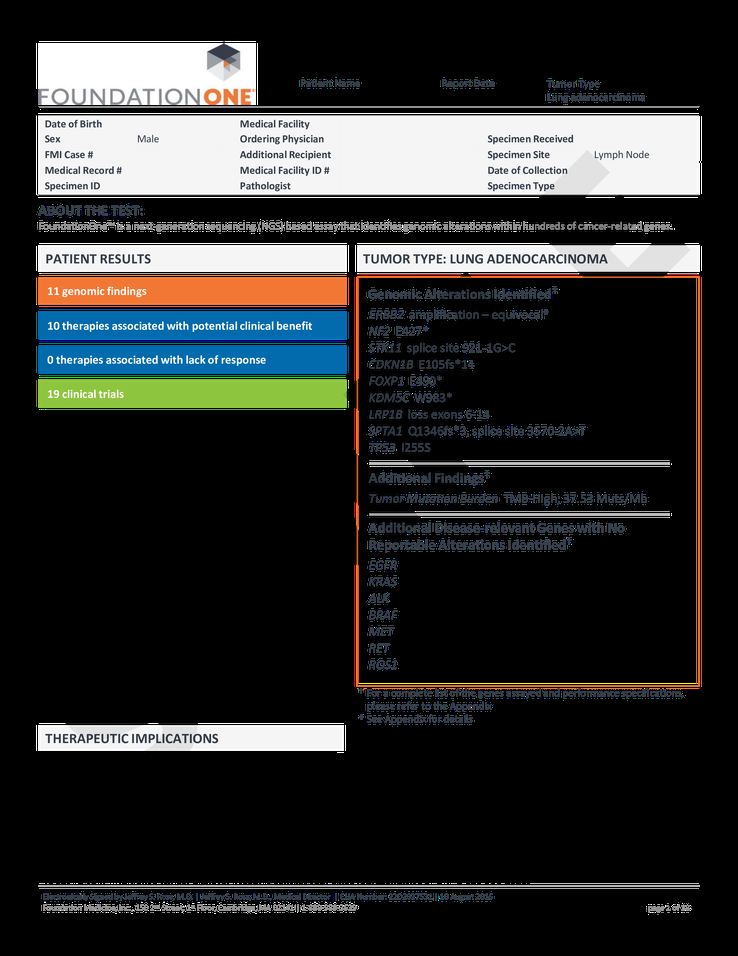
#> input picture samp_1/samp_fmi_1-0.png, 738 x 956 px, shrunk from 2720 x 3520 before the run
$ python run.py --input_image samp_1/samp_fmi_1-0.png
#> lines starting #> are read from the running program, lines starting #| are printed output that depends on the picture
### app/prepocess.py
from PIL import Image
from os.path import exists
import numpy as np
import sys
import cv2

class PreProcess:

    def __init__(self):
        super().__init__()

    def read(self,path):
#> called with path = 'samp_1/samp_fmi_1-0.png'
        if not exists(path):
            print("Invalid path..")
            sys.exit(0)
        else:
            self.img = cv2.imread(path,-1)
#> self.img is the input picture: shape (956, 738, 4); mean B, G, R, A 43.6, 44.7, 43.4, 52.6
            if self.img.shape[2]==4:
                self.handle_rgba()
            self.gray_img =  cv2.cvtColor(self.img,cv2.COLOR_BGR2GRAY)

    def handle_rgba(self):
        rgba = Image.fromarray(self.img).convert('RGBA')
        background = Image.new('RGBA', rgba.size, (255,255,255))
#> background: PIL image 738x956 RGBA; every value is 255
        alpha_composite = Image.alpha_composite(background, rgba)
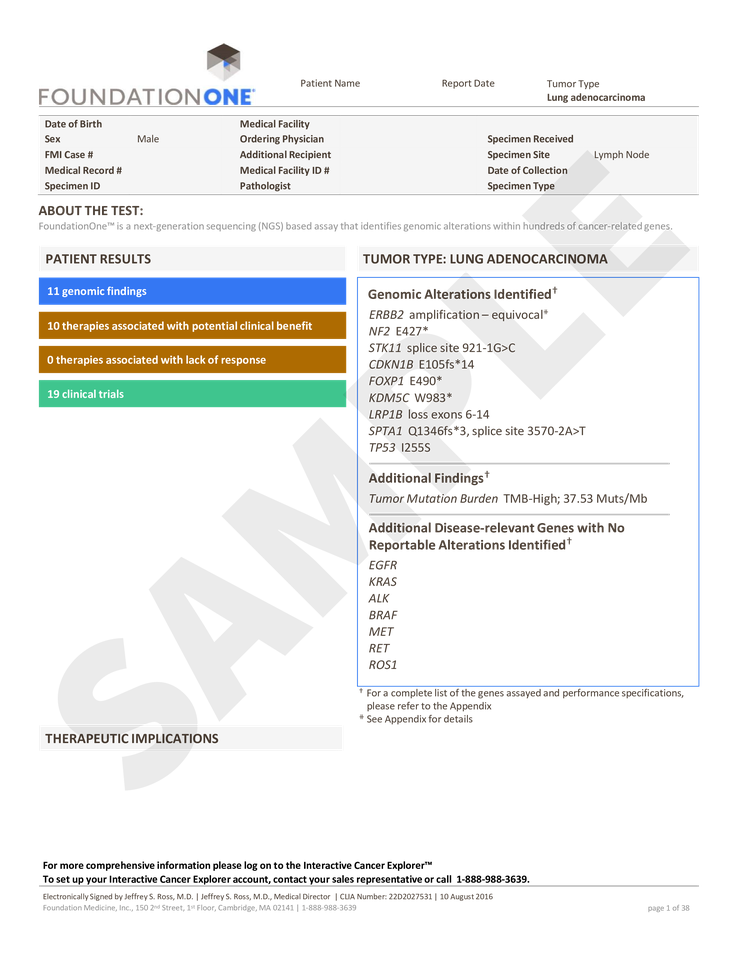
#> alpha_composite: PIL image 738x956 RGBA; mean R, G, B, A 239.9, 240.6, 239.2, 255
        self.img = np.array(alpha_composite,dtype=np.uint8)[:,:,:3].copy()
#> self.img: shape (956, 738, 3)

    def get_img(self):
        return self.img


    def get_gray_img(self):
        return self.gray_img


    def smoothening(self,kernel):
        return cv2.medianBlur(self.gray_img,kernel)

### app/config.py

from os.path import dirname
from os.path import join
from os.path import realpath


class Config:
    """
    Class holds all config files for the application.
    """
    def __init__(self):
        super().__init__()
        self.threshold_value = 250
        self.minimum_distance = 40
        self.alteration_tag = False
        self.rearrangement_tag = False

### app/ocr_problem.py
from app.prepocess import PreProcess
from app.image_processing import ImageProcessing
from app.util import *
from tqdm import tqdm

class OCRProblem():

    def __init__(self,conf,args):
        super().__init__()
        self.conf = conf
        self.args = args

    def run(self):
        preprocess = PreProcess()
        preprocess.read(self.args.input_image)
#> in read, `self.gray_img =  cv2.cvtColor(self.img,cv2.COLOR_BGR2GRAY)`:
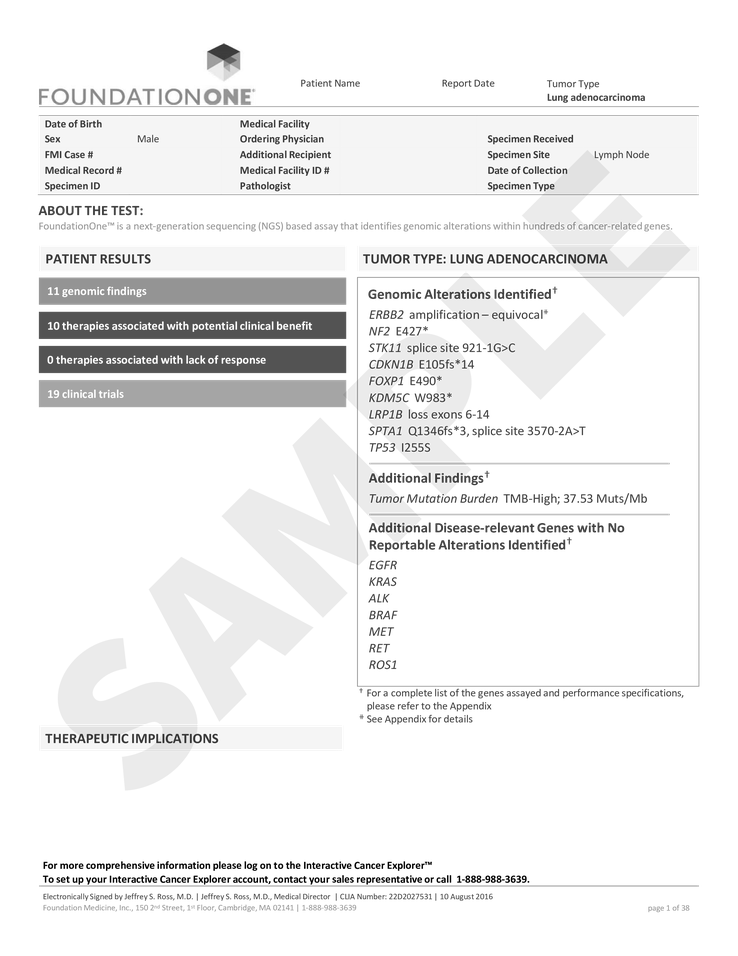
#> self.gray_img: shape (956, 738); min 0, max 255, mean 240.1

        if self.args.problem == "list":

            point_x_list = ImageProcessing.get_lines(preprocess.get_gray_img())
            #print(len(point_x_list))
            alteration_list,rearrangement_list = [],[]
            for i in tqdm(range(len(point_x_list)-1)):
                point_y_list = ImageProcessing.get_lines(preprocess.get_gray_img()[point_x_list[i]:point_x_list[i+1],:],kind="vertical")
                #if len(point_y_list) >=2:
                #draw_line(preprocess.get_img()[point_x_list[i]:point_x_list[i+1],:,:],point_y_list,kind="vertical")
                text_list = ImageProcessing.extract_text(preprocess.get_img()[point_x_list[i]:point_x_list[i+1],:,:],point_y_list)
                list_seperation_logic(text_list,len(point_y_list),alteration_list,rearrangement_list,self.conf)
            get_csv_report(alteration_list,rearrangement_list,self.args.output_file)
        elif self.args.problem.upper() == "REPORT DATE":
            ImageProcessing.get_report_date(preprocess.get_img())

### run.py
import argparse
from app.prepocess import PreProcess
from app.config import Config
from app.ocr_problem import OCRProblem

parser = argparse.ArgumentParser(prog="")#prog='PDFCrop'

parser.add_argument('--input_image', help='Specify input image path.')
parser.add_argument("--problem", help="'list' for genes assayed and genes tested.\n'Report Date' for Report Date.")

parser.add_argument('--output_file', default="output.csv",help='Specify output .csv file path')

args = parser.parse_args()


def main():
    conf = Config()
    ocr_problem = OCRProblem(conf,args)
    ocr_problem.run()


if __name__ == "__main__":
    try:
        main()
    except Exception as e:
        print(e)

$ run again, on samp_1/samp_fmi_1-2.png
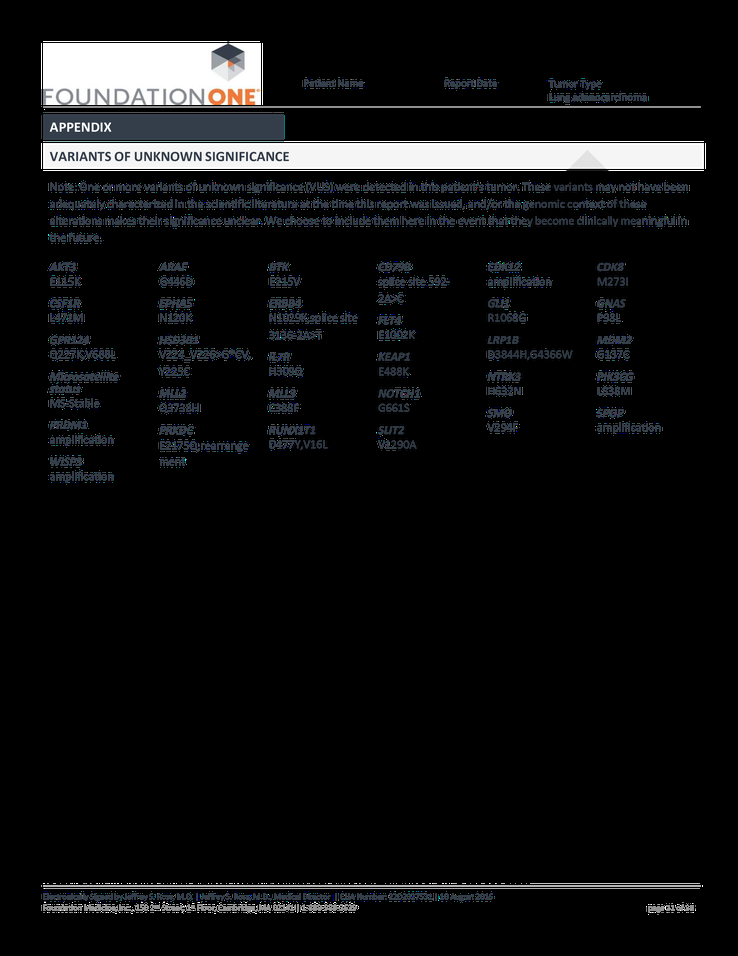
#> input picture samp_1/samp_fmi_1-2.png, 738 x 956 px, shrunk from 2720 x 3520 before the run
#> in read, self.img is the input picture: shape (956, 738, 4); mean B, G, R, A 16.6, 15.9, 15.3, 21.2
#> background: PIL image 738x956 RGBA; every value is 255
#> in handle_rgba, `alpha_composite = Image.alpha_composite(background, rgba)`:
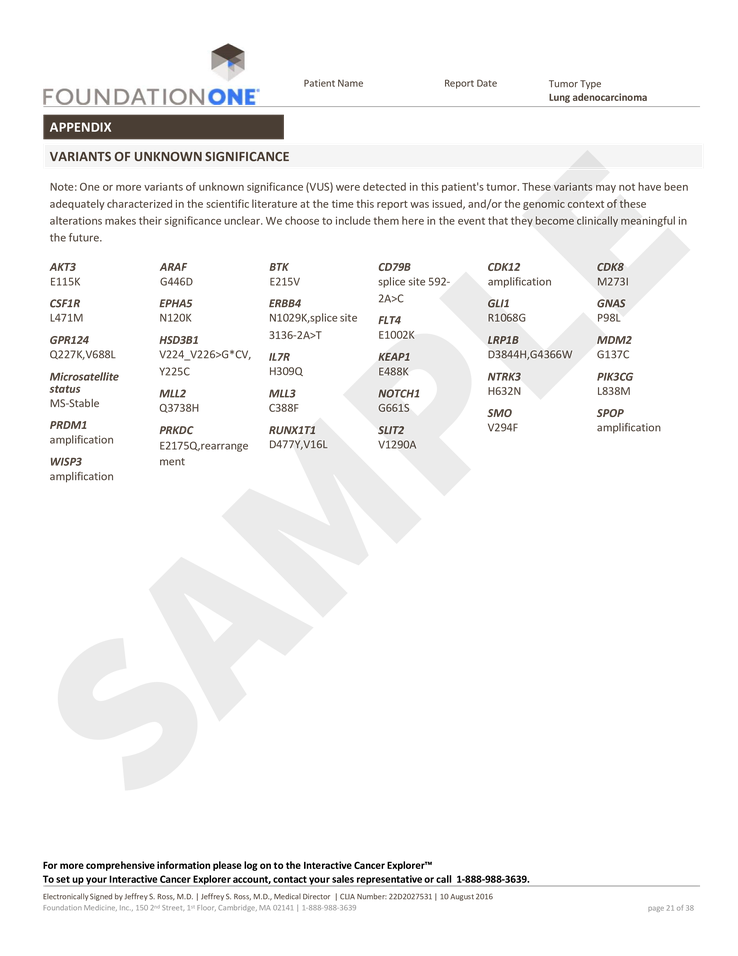
#> alpha_composite: PIL image 738x956 RGBA; mean R, G, B, A 246.2, 245.9, 245.7, 255
#> self.img: shape (956, 738, 3)
